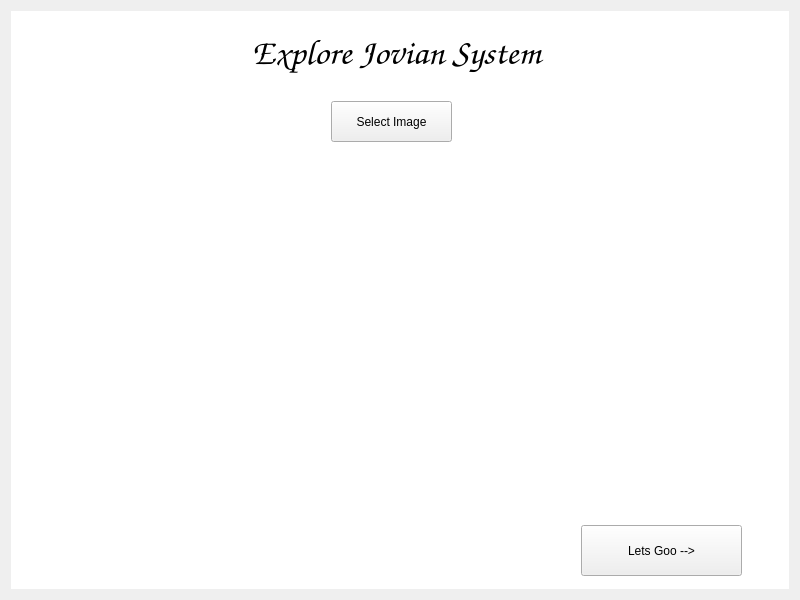
<?xml version="1.0" encoding="UTF-8"?>
<ui version="4.0">
 <class>Widget</class>
 <widget class="QWidget" name="Widget">
  <property name="geometry">
   <rect>
    <x>0</x>
    <y>0</y>
    <width>800</width>
    <height>600</height>
   </rect>
  </property>
  <property name="windowTitle">
   <string>Widget</string>
  </property>
  <layout class="QGridLayout" name="gridLayout">
   <item row="0" column="0">
    <widget class="QFrame" name="frame">
     <property name="frameShape">
      <enum>QFrame::StyledPanel</enum>
     </property>
     <property name="frameShadow">
      <enum>QFrame::Raised</enum>
     </property>
     <widget class="QTreeView" name="treeView">
      <property name="geometry">
       <rect>
        <x>-5</x>
        <y>-9</y>
        <width>801</width>
        <height>601</height>
       </rect>
      </property>
     </widget>
     <widget class="QPushButton" name="greet">
      <property name="geometry">
       <rect>
        <x>320</x>
        <y>90</y>
        <width>121</width>
        <height>41</height>
       </rect>
      </property>
      <property name="text">
       <string>Select Image</string>
      </property>
     </widget>
     <widget class="QLabel" name="label">
      <property name="geometry">
       <rect>
        <x>230</x>
        <y>10</y>
        <width>311</width>
        <height>61</height>
       </rect>
      </property>
      <property name="font">
       <font>
        <family>Z003</family>
        <pointsize>27</pointsize>
        <italic>true</italic>
       </font>
      </property>
      <property name="text">
       <string>Explore Jovian System</string>
      </property>
      <property name="textFormat">
       <enum>Qt::AutoText</enum>
      </property>
      <property name="scaledContents">
       <bool>false</bool>
      </property>
      <property name="alignment">
       <set>Qt::AlignCenter</set>
      </property>
      <property name="indent">
       <number>-1</number>
      </property>
     </widget>
     <widget class="QPushButton" name="go">
      <property name="geometry">
       <rect>
        <x>570</x>
        <y>514</y>
        <width>161</width>
        <height>51</height>
       </rect>
      </property>
      <property name="text">
       <string>Lets Goo --&gt;</string>
      </property>
     </widget>
     <widget class="QLabel" name="Image">
      <property name="geometry">
       <rect>
        <x>80</x>
        <y>140</y>
        <width>601</width>
        <height>351</height>
       </rect>
      </property>
      <property name="text">
       <string/>
      </property>
     </widget>
    </widget>
   </item>
  </layout>
 </widget>
 <resources/>
 <connections/>
</ui>
